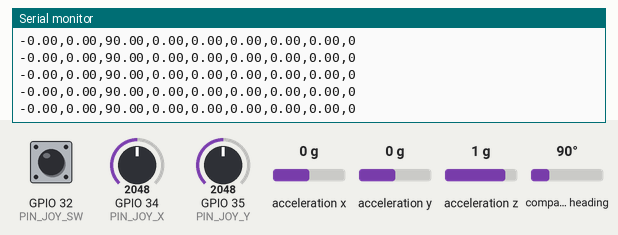
A sketch run on a simulated ESP32. On the bench: the last lines printed to the serial monitor. The test bench sets the inputs (shaded band); at power-on: acceleration x 0 g, GPIO 34 (PIN_JOY_X) = 2048, GPIO 35 (PIN_JOY_Y) = 2048, GPIO 32 (PIN_JOY_SW) HIGH, acceleration y 0 g, acceleration z 1 g, compass heading 90° (analog values on the 0–4095 scale).

Above: at 1.4 s.
1.5 s: acceleration x set to -1.4 g
At 2.5 s:
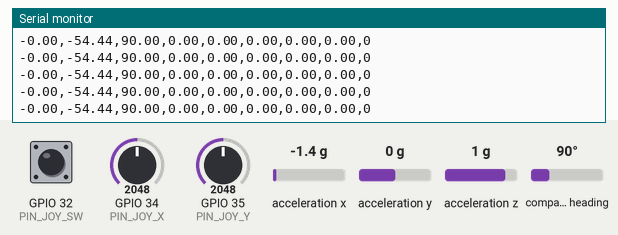
3.0 s: GPIO 34 (PIN_JOY_X) set to 2866
At 3.5 s:
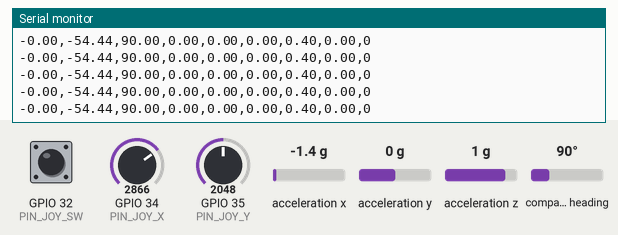
4.5 s: GPIO 35 (PIN_JOY_Y) set to 2866
At 5.1 s:
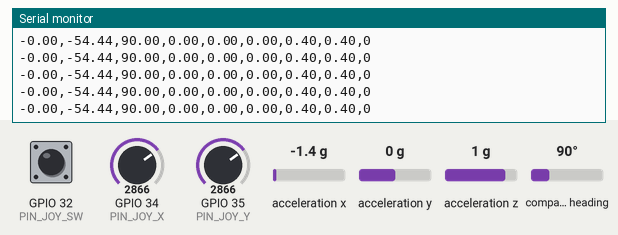
6.0 s: GPIO 32 (PIN_JOY_SW) pulled LOW for 0.15 s
7.6 s: acceleration y set to -1.4 g
At 8.1 s:
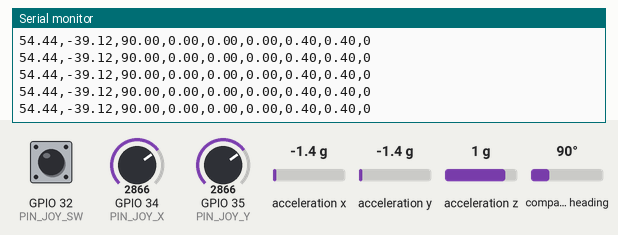
9.1 s: GPIO 32 (PIN_JOY_SW) pulled LOW for 1 s
At 9.6 s:
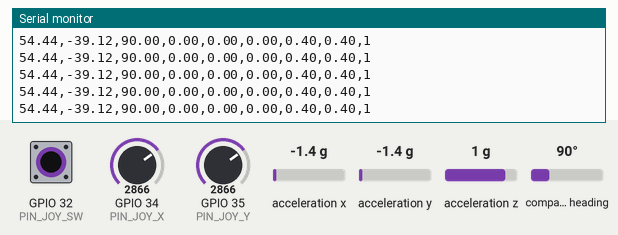
Timing chart, 0 to 12.1 s (numbered marks = the images above; inputs shaded):
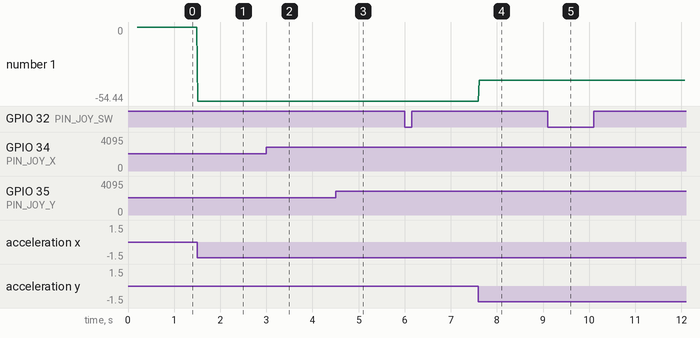

Measured:
- after the input at 1.5 s, the serial monitor: prints a new line at once (image 1)
- after the input at 3.0 s, the serial monitor: prints a new line at once (image 2)
- after the input at 4.5 s, the serial monitor: prints a new line at once (image 3)
- after the input at 7.6 s, the serial monitor: prints a new line at once (image 4)
- after the input at 9.1 s, the serial monitor: prints a new line at once (image 5)
- plotted number 1: 0 → -54.44 after the input at 1.5 s, -54.44 → -39.12 after the input at 7.6 s

The sketch:

esp32_bno055_telemetry.ino
```cpp
/**
 * ESP32 + Bosch BNO055 9-DOF IMU + Dual-Axis Analog Joystick Custom Flight Remote
 *
 * Hardware Wiring:
 *   ESP32 Pin      BNO055 Pin            Analog Joystick (KY-023)
 *   ------------------------------------------------------------
 *   3V3     -----> VIN           -----> +5V / VCC (3.3V)
 *   GND     -----> GND           -----> GND
 *   GPIO 21 -----> SDA
 *   GPIO 22 -----> SCL
 *   GPIO 34 -----> (ADC1_CH6)    -----> VRx (Left / Right)
 *   GPIO 35 -----> (ADC1_CH7)    -----> VRy (Forward / Backward)
 *   GPIO 32 -----> (Pull-Up)     -----> SW  (Push Button)
 */

#include <Wire.h>
#include <Adafruit_Sensor.h>
#include <Adafruit_BNO055.h>
#include <utility/imumaths.h>

Adafruit_BNO055 bno = Adafruit_BNO055(55, 0x28, &Wire);

const int PIN_JOY_X  = 34;
const int PIN_JOY_Y  = 35;
const int PIN_JOY_SW = 32;
int joyCenterX = 2048;
int joyCenterY = 2048;

float normalizeAxis(int rawAdc, int center) {
  float norm = (rawAdc >= center)
    ? (float)(rawAdc - center) / (float)max(1, 4095 - center)
    : -(float)(center - rawAdc) / (float)max(1, center);
  norm = constrain(norm, -1.0, 1.0);
  return (abs(norm) < 0.07) ? 0.0 : norm;
}

void setup() {
  Serial.begin(115200);
  while (!Serial) delay(10);

  pinMode(PIN_JOY_X, INPUT);
  pinMode(PIN_JOY_Y, INPUT);
  pinMode(PIN_JOY_SW, INPUT_PULLUP);
  analogReadResolution(12);

  Wire.begin(21, 22, 400000);

  if (!bno.begin()) {
    Serial.println("// ERROR: BNO055 not detected. Check I2C address and wiring!");
    while (1) delay(500);
  }

  delay(200);
  bno.setExtCrystalUse(true);
  joyCenterX = analogRead(PIN_JOY_X);
  joyCenterY = analogRead(PIN_JOY_Y);
  Serial.println("// BNO055 + Analog Joystick streaming 9-DOF flight remote telemetry...");
}

void loop() {
  imu::Vector<3> euler = bno.getVector(Adafruit_BNO055::VECTOR_EULER);
  imu::Vector<3> acc   = bno.getVector(Adafruit_BNO055::VECTOR_LINEARACCEL);

  float yaw   = euler.x(); // 0 to 360 degrees
  float roll  = euler.y(); // -180 to 180 degrees
  float pitch = euler.z(); // -90 to 90 degrees

  float joyX = normalizeAxis(analogRead(PIN_JOY_X), joyCenterX);
  float joyY = normalizeAxis(analogRead(PIN_JOY_Y), joyCenterY);
  int joyBtn = (digitalRead(PIN_JOY_SW) == LOW) ? 1 : 0;

  // Transmit CSV: pitch,roll,yaw,ax,ay,az,joyX,joyY,joyBtn
  Serial.printf("%.2f,%.2f,%.2f,%.2f,%.2f,%.2f,%.2f,%.2f,%d\n",
                pitch, roll, yaw, acc.x(), acc.y(), acc.z(), joyX, joyY, joyBtn);

  delay(20); // 50 Hz
}
```
